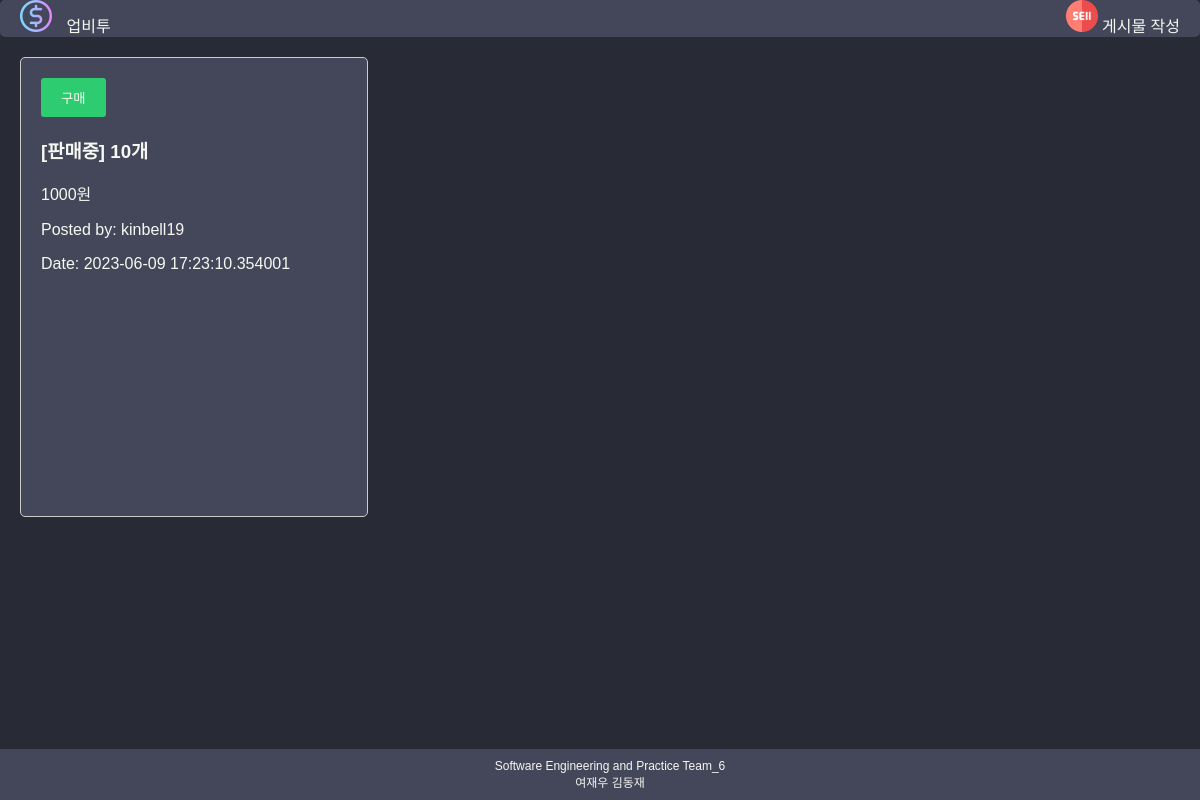
/market, run on an earlier commit of the app's database.
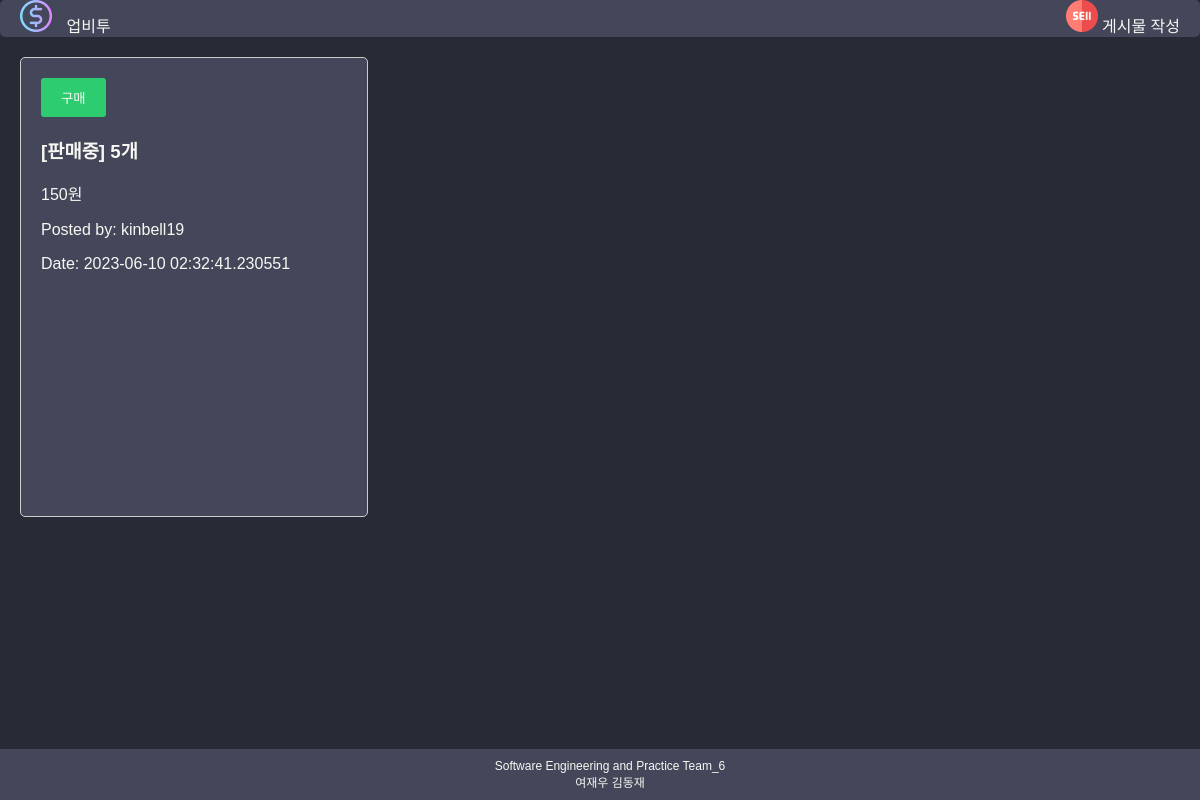
And on a later commit of the database.
### models.py (models this page shows, shortened)
class Post(db.Model):
    __tablename__ = 'post'
    id = db.Column(db.Integer, primary_key=True)
    title = db.Column(db.String(100), nullable=False)
    price = db.Column(db.Integer, nullable=False)
    author = db.Column(db.String(32), nullable=False)
    date = db.Column(db.DateTime, default=datetime.now)

### app.py (the view)
@app.route('/market', methods=['GET'])
def market_page():
    userid = session.get('userid', None)
    posts = Post.query.all()
    form = FlaskForm()
    return render_template('market.html', posts=posts, userid=userid, form=form)

### templates/market.html (shortened to what this page needs)
<!DOCTYPE html>
<html>
  <head>
    <link rel="stylesheet" href="static/css/style.css" />
  </head>
  <body>
    <header>
      <div class="header-wrapper">
        <div class="logo">
          <a href="/">
            <img src="static/img/coin.png" alt="업비투 로고" />
            업비투
          </a>
        </div>
        <div class="post-link">
          <a class="new-post-link" href="/post"
            ><img src="static/img/sell.png" style="height: 32px" /> 게시물
            작성</a
          >
        </div>
      </div>
    </header>
    <div class="container">
      {% for post in posts %}
      <div class="post">
        {% if post.author == userid %}
        <form class="xbox" action="{{ url_for('delete_post', post_id=post.id) }}" method="POST">
          {{ form.csrf_token }}
          <input class="delete-button" type="submit" value="X" />
        </form>
        {% else %}
        <a>
          <button type="button" class="confirm-button" data-toggle="modal" data-target="#purchaseModal{{ post.id }}">
            구매</button>
        </a>
        {% endif %}
        <h3>[판매중] {{ post.title }}개</h3>
        <p>{{ post.price }}원</p>
        <p>Posted by: {{ post.author }}</p>
        <p>Date: {{ post.date }}</p>
      </div>
      {% endfor %}
    </div>
    <footer>
      Software Engineering and Practice Team_6 <br />여재우 김동재
    </footer>
  </body>
</html>

### static/css/style.css (style rules this page uses)
body { background-color: #282a36; text-decoration: none; font-family: sans-serif; color: #f8f8f2; overflow-y: auto; margin: 0; padding: 0; height: 100%; }
header { background-color: #44475a; height: 10%; border-radius: 5px; }
.post { position: relative; width: 30%; margin-bottom: 20px; background-color: #44475a; padding: 20px; box-sizing: border-box; border: 1px solid #ccc; border-radius: 5px; }
.post p { margin-bottom: 0; }
.header-wrapper { display: flex; justify-content: space-between; align-items: center; max-width: 100%; margin: 0 auto; height: 100%; padding: 0 20px; }
.logo { display: flex; align-items: center; }
.logo a, .login-button a { text-decoration: none; color: #f8f8f2; }
.logo img { margin-right: 10px; height: 32px; width: 32px; }
.confirm-button { background-color: #2ecc71; color: #f8f8f2; padding: 10px 20px; border: none; border-radius: 3px; cursor: pointer; }
.container { overflow-y: auto; height: 65vh; width: 100%; padding-right: 15px; padding-left: 15px; margin-right: auto; margin-left: auto; }
footer { position: fixed; bottom: 0; width: 100%; text-align: center; font-size: 12px; color: #f8f8f2; padding: 10px; background-color: #44475a; }

### templates/market.html (style rules this page uses)
.container { display: flex; flex-wrap: wrap; justify-content: space-between; padding: 20px; box-sizing: border-box; }
.new-post-link { text-decoration: none; color: #f8f8f2; }

What changed in the data, as far as the page shows it:
changed Post "kinbell19": title "10" → "5"; price "1000" → "150"; date "2023-06-09 17:23:10.354001" → "2023-06-10 02:32:41.230551"
